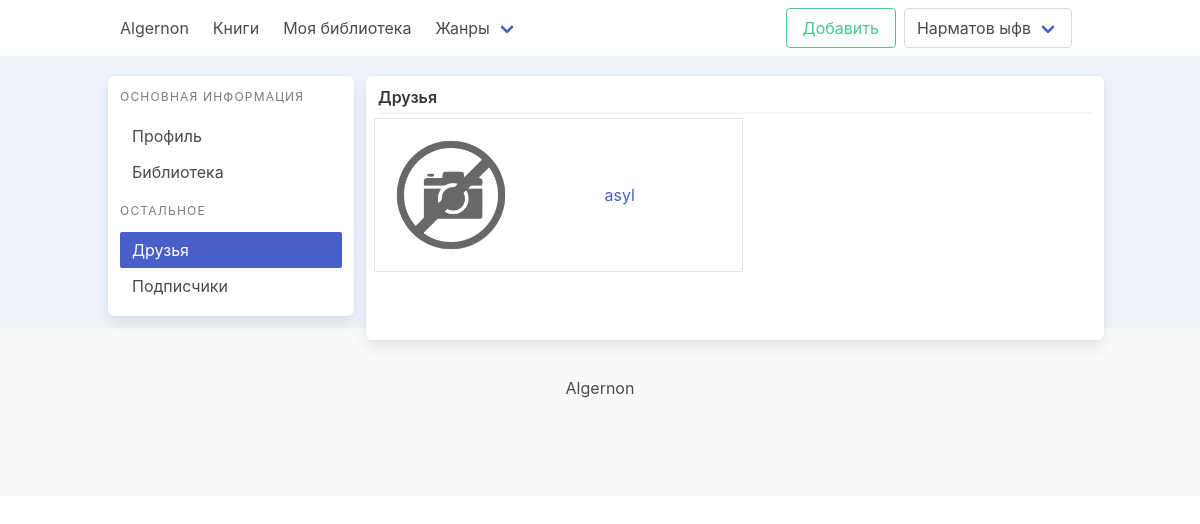
The app's page /account/friends/ (signed in) with its own data.
### account/models.py (models this page shows, shortened)
class CustomUser(AbstractUser):
    USERNAME_FIELD = 'email'
    REQUIRED_FIELDS = ['username']
    email = models.EmailField(_('Email'), unique=True)
    DS = "Don't Show"
    MALE = "Male"
    FEMALE = "Female"
    GENDER_CHOICES = (
        (DS, _("Don't Show")),
        (MALE, _("Male")),
        (FEMALE, _("Female"))
    )
    ONLY_MONTH_AND_DAY = "Only month and day"
    SHOW = "Show"
    BIRTHDAY_CHOICES = (
        (DS, _("Don't Show")),
        (ONLY_MONTH_AND_DAY, _("Only month and day")),
        (SHOW, _("Show birthday"))
    )
    slug = models.SlugField(unique=True, null=True, blank=True)
    image = models.ImageField(upload_to='profile/%Y/%m-%d', default='images/no-image.png', blank=True)
    name = models.CharField(max_length=250, unique=True)
    status = models.CharField(max_length=250, null=True, blank=True)
    birthday = models.DateField(null=True, blank=True)
    birthday_visibility = models.CharField(max_length=40, choices=BIRTHDAY_CHOICES, default=DS)
    gender = models.CharField(max_length=50, choices=GENDER_CHOICES, default=DS)
    information = QuillField(max_length=1000, null=True, blank=True)
    friends = models.ManyToManyField("CustomUser", blank=True)
    def get_absolute_url(self):
        return reverse('account:profile', args=[self.slug])
    def get_account_lib_url(self):
        return reverse('account:library', args=[self.slug])
    def get_author_url(self):
        return reverse('authors:author_detail', args=[self.pk])
    def get_image_url(self):
        if not self.image:
            return None
        return self.image.url

### account/views.py (the view)
# urls.py: path('friends/', views.AccountFriendList.as_view(), name='friends_list')
class AccountFriendList(LoginRequiredMixin, View):
    def get(self, request, *args, **kwargs):
        context = {
            "is_friends_active": True
        }
        return render(request, 'account/friends.html', context)

### books/custom_context_processor.py (called while the page is built)
def genre_list(request):
    return {
        'genres': Genre.objects.all()
    }

### books/models.py (called while the page is built)
    def get_absolute_url(self):
        return reverse('books:books_by_genre', args=[self.slug])

### templates/account/friends.html (shortened to what this page needs)
{% extends 'base.html' %}
{% block content %}
    <div class="container mt-5 pt-5">
        <div class="columns">
            {% include 'includes/profile_menu.html' %}
            <div class="column is-9 ml-3 box">
                <div class="block">
                    <p class="title is-6 is-pulled-left">
                        Друзья
                    </p>
                </div>
                <div class="navbar-divider" data-content="OR"></div>
                <div class="columns is-multiline">
                    {% for friend in request.user.friends.all %}
                        <div class="column is-6 is-border-light-gray m-2">
                            <div class="columns">
                                <div class="column is-4">
                                    <a href="{{ friend.get_author_url }}">
                                        <figure class=" image is-128x128">
                                            <img src="{{ friend.get_image_url }}" alt="" class="">
                                        </figure>
                                    </a>
                                </div>
                                <div class="column is-8 is-flex is-flex-direction-column is-justify-content-center">
                                    <div class="name has-text-centered p-2">
                                        <a href="{{ friend.get_author_url }}"
                                           class="has-text-centered">{{ friend.name }}</a>
                                    </div>
                                </div>
                            </div>
                        </div>
                    {% endfor %}
                </div>
            </div>
        </div>
    </div>
{% endblock %}

### templates/includes/_header.html (shortened to what this page needs)
<header class="box">
    <nav class="navbar  is-fixed-top" role="navigation" aria-label="main navigation">
        <div class="container">
            <div class="navbar-brand">
                <a class="navbar-item" href="/">
                    Algernon
                </a>
            </div>
            <div id="navbarBasicExample" class="navbar-menu">
                <div class="navbar-start">
                    <a class="navbar-item" href="{% url 'books:books' %}">
                        Книги
                    </a>
                    <a class="navbar-item" href="{{ request.user.get_account_lib_url }}">
                        Моя библиотека
                    </a>
                    <div class="navbar-item has-dropdown is-hoverable">
                        <a class="navbar-link">
                            Жанры
                        </a>
                    </div>
                </div>
                <div class="navbar-end">
                    <div class="navbar-item">
                        <div class="buttons">
                            <a href="{% url 'books:new_book' %}" class="button is-success is-outlined">Добавить</a>
                            {% if request.user.is_authenticated %}
                                <div class="navbar-item has-dropdown is-hoverable">
                                <a class="navbar-link button">
                                    {{ request.user.name }}
                                </a>
                            {% endif %}
                            </div>
                        </div>
                    </div>
                </div>
            </div>
        </div>
    </nav>
</header>

### static/css/base.css (style rules this page uses)
body { background-color: #eef3fb; }
.is-border-light-gray { border: 1px solid var(--gray-light-5) }
:root { --green: #47cf73; --green-light: #d3ffe1; --green-dark: #248c46; --yellow: #ffdd40; --yellow-light: #f9e9a2; --yellow-dark: #d9b200; --purple: #ae63e4; --purple-light: #be9fe4; --purple-dark: #754cac; --red: #ff3c41; --red-very-light: #ffcfcb; --red-light: #f19994; --red-dark: #a00808; --blue: #0ebeff; --blue-light: #76daff; --blue-dark: #3d88c3; --gray: #9b9dad; --gray-light-6: #f1f1f3; --gray-light-5: #e3e4e8; --gray-light-4: #d5d7de; --gray-light-3: #c7c9d3; --gray-light-2: #b7bbc8; --gray-light-1: #aaaebc; --gray-dark-1: #868ca0; --gray-dark-2: #717790; --gray-dark-3: #5a5f73; --gray-dark-4: #444857; --gray-dark-5: #2c303a; --gray-dark-6: #1e1f26; --gray-dark-7: #131417; --gray-dark-8: #0a0a0c; --gray-dark-9: #010101; }

### records on screen
CustomUser: user.name "Нарматов ыфв"
CustomUser: get_image_url (placeholder picture), name "asyl"
